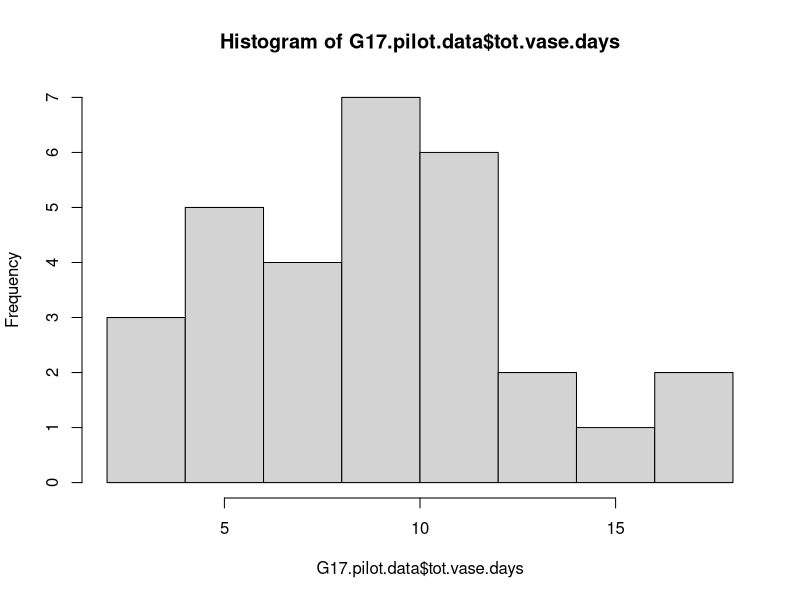

The R source for this figure:

G17.pilot.data <- read.csv("G17.pilot.data.csv")

sd(G17.pilot.data$tot.vase.days)

power.t.test(n = , delta = 1, sig.level = 0.05, sd = 4, power = 0.8, type = "two.sample",
alternative = "one.sided", strict = TRUE)

power.t.test(n = , delta = 1, sig.level = 0.05, sd = 4, power = 0.9, type = "two.sample",
             alternative = "one.sided", strict = TRUE)

sample_size <- 199 * 15

hist(G17.pilot.data$tot.vase.days)


